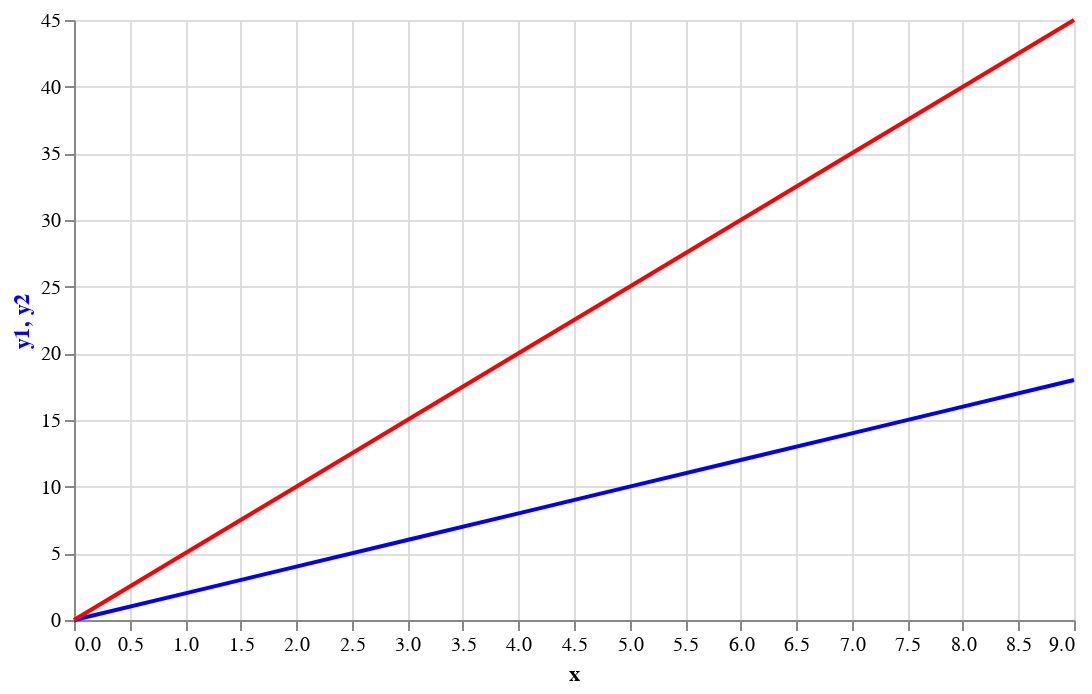

Notebook source saved alongside this figure:
### Code cell
import altair as alt
import pandas as pd

# Sample data
data = pd.DataFrame({
    'x': range(10),
    'y1': [i * 2 for i in range(10)],  # First line data
    'y2': [i * 5 for i in range(10)]   # Second line data
})

# Base chart
base_chart = alt.Chart(data).encode(
    x='x'
).properties(
    width=500,
    height=300
)

# Chart for the first line with its own y-axis
chart1 = base_chart.mark_line(color='blue').encode(
    y=alt.Y('y1', axis=alt.Axis(titleColor='blue')),  # This specifies the first line with a blue axis
)

# Chart for the second line with a different y-axis
chart2 = base_chart.mark_line(color='red').encode(
    y=alt.Y('y2', axis=alt.Axis(titleColor='red')),  # This specifies the second line with a red axis
)

# Layering the charts and specifying the right y-axis for the second chart
combined_chart = alt.layer(
    chart1,
    chart2.encode(y=alt.Y('y2', axis=alt.Axis(titleColor='red'), scale=alt.Scale(zero=False)))
)

combined_chart

### Figure 1 — Vega-Lite specification as saved in the notebook (floating-point values rounded to 4 significant figures)
{"config": {"view": {"continuousWidth": 300, "continuousHeight": 300}}, "layer": [{"mark": {"type": "line", "color": "blue"}, "encoding": {"x": {"field": "x", "type": "quantitative"}, "y": {"axis": {"titleColor": "blue"}, "field": "y1", "type": "quantitative"}}}, {"mark": {"type": "line", "color": "red"}, "encoding": {"x": {"field": "x", "type": "quantitative"}, "y": {"axis": {"titleColor": "red"}, "field": "y2", "scale": {"zero": false}, "type": "quantitative"}}}], "data": {"name": "data-746c7521fd5711816b0ddfb7b6396905"}, "height": 300, "width": 500, "$schema": "https://vega.github.io/schema/vega-lite/v5.16.3.json", "datasets": {"data-746c7521fd5711816b0ddfb7b6396905": [{"x": 0, "y1": 0, "y2": 0}, {"x": 1, "y1": 2, "y2": 5}, {"x": 2, "y1": 4, "y2": 10}, {"x": 3, "y1": 6, "y2": 15}, {"x": 4, "y1": 8, "y2": 20}, {"x": 5, "y1": 10, "y2": 25}, {"x": 6, "y1": 12, "y2": 30}, {"x": 7, "y1": 14, "y2": 35}, {"x": 8, "y1": 16, "y2": 40}, {"x": 9, "y1": 18, "y2": 45}]}}
